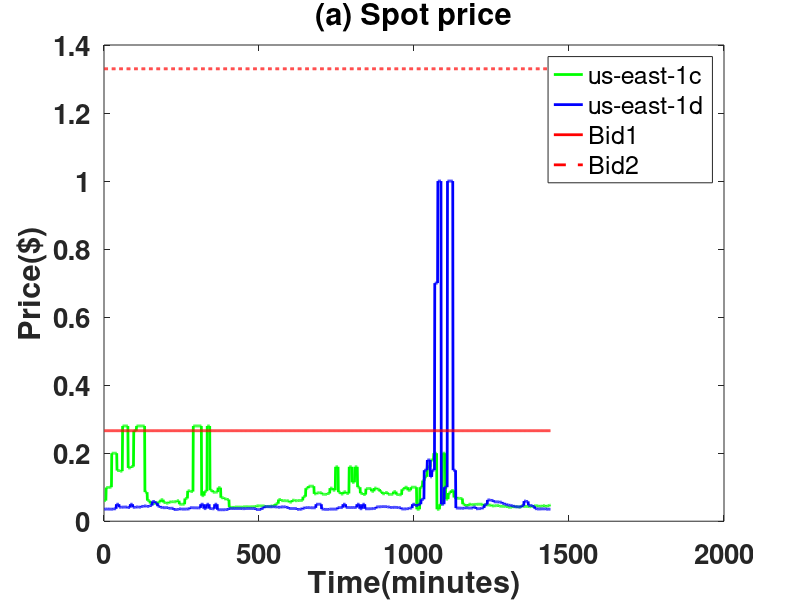

Recreate this plot in MATLAB.
clear all;

load ./zone1/trace_1b.txt;
load ./zone2/trace_1d.txt;

figure;
hold on
plot(trace_1b, 'green', 'linewidth', 2);
plot(trace_1d, 'blue', 'linewidth', 2);

bid1 = ones(1440,1)*0.266;
bid2 = ones(1440,1)*0.266*5;

plot(bid1, 'r', 'linewidth', 2);
plot(bid2, 'r--', 'linewidth', 2);

legend('us-east-1c', 'us-east-1d', 'Bid1', 'Bid2');
xlabel('Time(minutes)');
ylabel('Price($)');
set(gca, 'fontsize', 20);
set(gca, 'fontweight', 'bold');
title('(a) Spot price');
box on